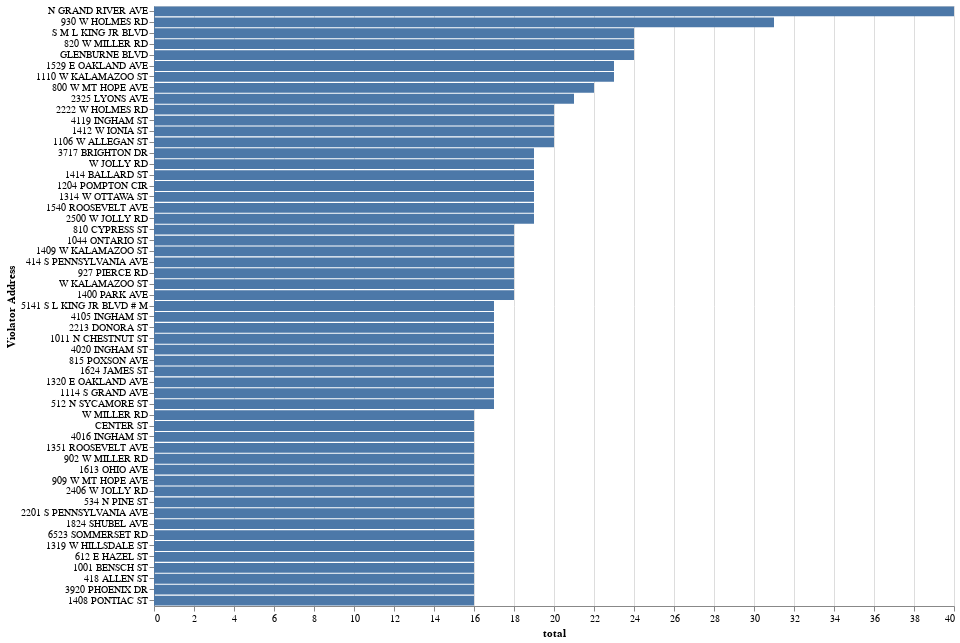

The notebook cell this image was saved under:
### Code cell
violations_gt_than_15_df =lansing_addr_df[lansing_addr_df['total'] > 15]
#there are 55 addresses with more than 15 violations
violations_gt_than_15_chart = alt.Chart(violations_gt_than_15_df).mark_bar().encode(
    x=alt.X("total:Q"),
    y=alt.Y('Violator Address:N',sort='-x'),
    tooltip=['Grass/Weed:N','Trash:N']
   
).properties(width=800,height=600)
violations_gt_than_15_chart

### Figure 1 — Vega-Lite specification as saved in the notebook (floating-point values rounded to 4 significant figures)
{"config": {"view": {"continuousWidth": 400, "continuousHeight": 300}}, "data": {"name": "data-bd5a77bea151f4ad23921250f45d13c5"}, "mark": "bar", "encoding": {"tooltip": [{"type": "nominal", "field": "Grass/Weed"}, {"type": "nominal", "field": "Trash"}], "x": {"type": "quantitative", "field": "total"}, "y": {"type": "nominal", "field": "Violator Address", "sort": "-x"}}, "height": 600, "width": 800, "$schema": "https://vega.github.io/schema/vega-lite/v4.8.1.json", "datasets": {"data-bd5a77bea151f4ad23921250f45d13c5": [{"Violator Address": "N GRAND RIVER AVE", "Grass/Weed": 37, "Trash": 3, "total": 40}, {"Violator Address": "930 W HOLMES RD", "Grass/Weed": 11, "Trash": 20, "total": 31}, {"Violator Address": "S M L KING JR BLVD", "Grass/Weed": 15, "Trash": 9, "total": 24}, {"Violator Address": "820 W MILLER RD", "Grass/Weed": 11, "Trash": 13, "total": 24}, {"Violator Address": "GLENBURNE BLVD", "Grass/Weed": 24, "Trash": 0, "total": 24}, {"Violator Address": "1529 E OAKLAND AVE", "Grass/Weed": 18, "Trash": 5, "total": 23}, {"Violator Address": "1110 W KALAMAZOO ST", "Grass/Weed": 22, "Trash": 1, "total": 23}, {"Violator Address": "800 W MT HOPE AVE", "Grass/Weed": 9, "Trash": 13, "total": 22}, {"Violator Address": "2325 LYONS AVE", "Grass/Weed": 0, "Trash": 21, "total": 21}, {"Violator Address": "2222 W HOLMES RD", "Grass/Weed": 2, "Trash": 18, "total": 20}, {"Violator Address": "4119 INGHAM ST", "Grass/Weed": 11, "Trash": 9, "total": 20}, {"Violator Address": "1412 W IONIA ST", "Grass/Weed": 11, "Trash": 9, "total": 20}, {"Violator Address": "1106 W ALLEGAN ST", "Grass/Weed": 8, "Trash": 12, "total": 20}, {"Violator Address": "3717 BRIGHTON DR", "Grass/Weed": 14, "Trash": 5, "total": 19}, {"Violator Address": "W JOLLY RD", "Grass/Weed": 19, "Trash": 0, "total": 19}, {"Violator Address": "1414 BALLARD ST", "Grass/Weed": 12, "Trash": 7, "total": 19}, {"Violator Address": "1204 POMPTON CIR", "Grass/Weed": 8, "Trash": 11, "total": 19}, {"Violator Address": "1314 W OTTAWA ST", "Grass/Weed": 15, "Trash": 4, "total": 19}, {"Violator Address": "1540 ROOSEVELT AVE", "Grass/Weed": 13, "Trash": 6, "total": 19}, {"Violator Address": "2500 W JOLLY RD", "Grass/Weed": 16, "Trash": 3, "total": 19}, {"Violator Address": "810 CYPRESS ST", "Grass/Weed": 12, "Trash": 6, "total": 18}, {"Violator Address": "1044 ONTARIO ST", "Grass/Weed": 7, "Trash": 11, "total": 18}, {"Violator Address": "1409 W KALAMAZOO ST", "Grass/Weed": 12, "Trash": 6, "total": 18}, {"Violator Address": "414 S PENNSYLVANIA AVE", "Grass/Weed": 5, "Trash": 13, "total": 18}, {"Violator Address": "927 PIERCE RD", "Grass/Weed": 12, "Trash": 6, "total": 18}, {"Violator Address": "W KALAMAZOO ST", "Grass/Weed": 15, "Trash": 3, "total": 18}, {"Violator Address": "1400 PARK AVE", "Grass/Weed": 15, "Trash": 3, "total": 18}, {"Violator Address": "5141 S L KING JR BLVD # M", "Grass/Weed": 10, "Trash": 7, "total": 17}, {"Violator Address": "4105 INGHAM ST", "Grass/Weed": 7, "Trash": 10, "total": 17}, {"Violator Address": "2213 DONORA ST", "Grass/Weed": 14, "Trash": 3, "total": 17}, {"Violator Address": "1011 N CHESTNUT ST", "Grass/Weed": 13, "Trash": 4, "total": 17}, {"Violator Address": "4020 INGHAM ST", "Grass/Weed": 14, "Trash": 3, "total": 17}, {"Violator Address": "815 POXSON AVE", "Grass/Weed": 17, "Trash": 0, "total": 17}, {"Violator Address": "1624 JAMES ST", "Grass/Weed": 1, "Trash": 16, "total": 17}, {"Violator Address": "1320 E OAKLAND AVE", "Grass/Weed": 17, "Trash": 0, "total": 17}, {"Violator Address": "1114 S GRAND AVE", "Grass/Weed": 4, "Trash": 13, "total": 17}, {"Violator Address": "512 N SYCAMORE ST", "Grass/Weed": 11, "Trash": 6, "total": 17}, {"Violator Address": "W MILLER RD", "Grass/Weed": 15, "Trash": 1, "total": 16}, {"Violator Address": "CENTER ST", "Grass/Weed": 13, "Trash": 3, "total": 16}, {"Violator Address": "4016 INGHAM ST", "Grass/Weed": 6, "Trash": 10, "total": 16}, {"Violator Address": "1351 ROOSEVELT AVE", "Grass/Weed": 14, "Trash": 2, "total": 16}, {"Violator Address": "902 W MILLER RD", "Grass/Weed": 6, "Trash": 10, "total": 16}, {"Violator Address": "1613 OHIO AVE", "Grass/Weed": 5, "Trash": 11, "total": 16}, {"Violator Address": "909 W MT HOPE AVE", "Grass/Weed": 3, "Trash": 13, "total": 16}, {"Violator Address": "2406 W JOLLY RD", "Grass/Weed": 14, "Trash": 2, "total": 16}, {"Violator Address": "534 N PINE ST", "Grass/Weed": 12, "Trash": 4, "total": 16}, {"Violator Address": "2201 S PENNSYLVANIA AVE", "Grass/Weed": 9, "Trash": 7, "total": 16}, {"Violator Address": "1824 SHUBEL AVE", "Grass/Weed": 15, "Trash": 1, "total": 16}, {"Violator Address": "6523 SOMMERSET RD", "Grass/Weed": 3, "Trash": 13, "total": 16}, {"Violator Address": "1319 W HILLSDALE ST", "Grass/Weed": 5, "Trash": 11, "total": 16}, {"Violator Address": "612 E HAZEL ST", "Grass/Weed": 6, "Trash": 10, "total": 16}, {"Violator Address": "1001 BENSCH ST", "Grass/Weed": 11, "Trash": 5, "total": 16}, {"Violator Address": "418 ALLEN ST", "Grass/Weed": 4, "Trash": 12, "total": 16}, {"Violator Address": "3920 PHOENIX DR", "Grass/Weed": 9, "Trash": 7, "total": 16}, {"Violator Address": "1408 PONTIAC ST", "Grass/Weed": 3, "Trash": 13, "total": 16}]}}
